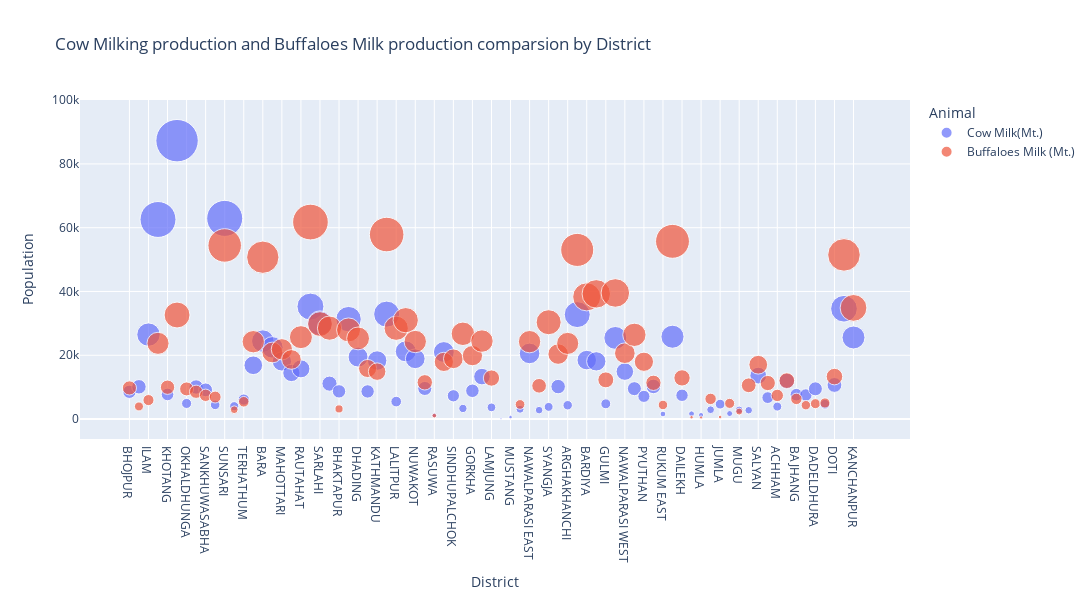

The code cell stored with this chart in its notebook:
### Markdown cell above
from here we can know which population is high in each district sepreately.

### Code cell
# Select the columns to plot
selected_columns = df1[['District','Cow Milk(Mt.)','Buffaloes Milk (Mt.)']]

#Melt the DataFrame to long format
df1_melted = pd.melt(df1, id_vars=['District'], value_vars=['Cow Milk(Mt.)','Buffaloes Milk (Mt.)'],
                    var_name='Animal', value_name='Population')


# Create a bubble chart
fig = px.scatter(df1_melted, x='District', y='Population', size='Population', color='Animal', 
                 hover_name='District', size_max=30, title='Cow Milking production and Buffaloes Milk production comparsion by District',height=600, width=2000)

fig.show()

### Figure 1 — Plotly figure (JSON) as saved in the notebook; plotly's stock layout.template omitted (floating-point values rounded to 4 significant figures)
{"data": [{"hovertemplate": "<b>%{hovertext}</b><br><br>Animal=Cow Milk(Mt.)<br>District=%{x}<br>Population=%{marker.size}<extra></extra>", "hovertext": ["BHOJPUR", "DHANKUTA", "ILAM", "JHAPA", "KHOTANG", "MORANG", "OKHALDHUNGA", "PANCHTHAR", "SANKHUWASABHA", "SOLUKHUMBU", "SUNSARI", "TAPLEJUNG", "TERHATHUM", "UDAYAPUR", "BARA", "DHANUSHA", "MAHOTTARI", "PARSA", "RAUTAHAT", "SAPTARI", "SARLAHI", "SIRAHA", "BHAKTAPUR", "CHITWAN", "DHADING", "DOLAKHA", "KATHMANDU", "KABHREPALAN- CHOK", "LALITPUR", "MAKWANPUR", "NUWAKOT", "RAMECHHAP", "RASUWA", "SINDHULI", "SINDHUPALCHOK", "BAGLUNG", "GORKHA", "KASKI", "LAMJUNG", "MANANG", "MUSTANG", "MYAGDI", "NAWALPARASI EAST", "PARBAT", "SYANGJA", "TANAHUN", "ARGHAKHANCHI", "BANKE", "BARDIYA", "DANG", "GULMI", "KAPILBASTU", "NAWALPARASI WEST", "PALPA", "PYUTHAN", "ROLPA", "RUKUM EAST", "RUPANDEHI", "DAILEKH", "DOLPA", "HUMLA", "JAJARKOT", "JUMLA", "KALIKOT", "MUGU", "RUKUM WEST", "SALYAN", "SURKHET", "ACHHAM", "BAITADI", "BAJHANG", "BAJURA", "DADELDHURA", "DARCHULA", "DOTI", "KAILALI", "KANCHANPUR"], "legendgroup": "Cow Milk(Mt.)", "marker": {"color": "#636efa", "size": [8543, 10117, 26483, 62578, 7716, 87290, 4890, 10050, 9160, 4449, 62917, 4025, 6103, 16861, 24445, 22476, 18071, 14443, 15741, 35271, 30042, 11102, 8678, 31328, 19438, 8662, 18348, 32906, 5478, 21223, 18898, 9592, 1187, 21021, 7294, 3320, 8860, 13312, 3662, 168, 610, 3077, 20579, 2797, 3819, 10175, 4329, 32754, 18487, 18089, 4775, 25436, 14880, 9527, 7112, 10231, 1588, 25820, 7451, 1645, 1261, 2920, 4676, 1724, 2856, 2764, 13622, 6722, 3908, 11886, 7643, 7537, 9476, 4639, 10687, 34589, 25573], "sizemode": "area", "sizeref": 96.99, "symbol": "circle"}, "mode": "markers", "name": "Cow Milk(Mt.)", "orientation": "v", "showlegend": true, "type": "scatter", "x": ["BHOJPUR", "DHANKUTA", "ILAM", "JHAPA", "KHOTANG", "MORANG", "OKHALDHUNGA", "PANCHTHAR", "SANKHUWASABHA", "SOLUKHUMBU", "SUNSARI", "TAPLEJUNG", "TERHATHUM", "UDAYAPUR", "BARA", "DHANUSHA", "MAHOTTARI", "PARSA", "RAUTAHAT", "SAPTARI", "SARLAHI", "SIRAHA", "BHAKTAPUR", "CHITWAN", "DHADING", "DOLAKHA", "KATHMANDU", "KABHREPALAN- CHOK", "LALITPUR", "MAKWANPUR", "NUWAKOT", "RAMECHHAP", "RASUWA", "SINDHULI", "SINDHUPALCHOK", "BAGLUNG", "GORKHA", "KASKI", "LAMJUNG", "MANANG", "MUSTANG", "MYAGDI", "NAWALPARASI EAST", "PARBAT", "SYANGJA", "TANAHUN", "ARGHAKHANCHI", "BANKE", "BARDIYA", "DANG", "GULMI", "KAPILBASTU", "NAWALPARASI WEST", "PALPA", "PYUTHAN", "ROLPA", "RUKUM EAST", "RUPANDEHI", "DAILEKH", "DOLPA", "HUMLA", "JAJARKOT", "JUMLA", "KALIKOT", "MUGU", "RUKUM WEST", "SALYAN", "SURKHET", "ACHHAM", "BAITADI", "BAJHANG", "BAJURA", "DADELDHURA", "DARCHULA", "DOTI", "KAILALI", "KANCHANPUR"], "xaxis": "x", "y": [8543, 10117, 26483, 62578, 7716, 87290, 4890, 10050, 9160, 4449, 62917, 4025, 6103, 16861, 24445, 22476, 18071, 14443, 15741, 35271, 30042, 11102, 8678, 31328, 19438, 8662, 18348, 32906, 5478, 21223, 18898, 9592, 1187, 21021, 7294, 3320, 8860, 13312, 3662, 168, 610, 3077, 20579, 2797, 3819, 10175, 4329, 32754, 18487, 18089, 4775, 25436, 14880, 9527, 7112, 10231, 1588, 25820, 7451, 1645, 1261, 2920, 4676, 1724, 2856, 2764, 13622, 6722, 3908, 11886, 7643, 7537, 9476, 4639, 10687, 34589, 25573], "yaxis": "y"}, {"hovertemplate": "<b>%{hovertext}</b><br><br>Animal=Buffaloes Milk (Mt.)<br>District=%{x}<br>Population=%{marker.size}<extra></extra>", "hovertext": ["BHOJPUR", "DHANKUTA", "ILAM", "JHAPA", "KHOTANG", "MORANG", "OKHALDHUNGA", "PANCHTHAR", "SANKHUWASABHA", "SOLUKHUMBU", "SUNSARI", "TAPLEJUNG", "TERHATHUM", "UDAYAPUR", "BARA", "DHANUSHA", "MAHOTTARI", "PARSA", "RAUTAHAT", "SAPTARI", "SARLAHI", "SIRAHA", "BHAKTAPUR", "CHITWAN", "DHADING", "DOLAKHA", "KATHMANDU", "KABHREPALAN- CHOK", "LALITPUR", "MAKWANPUR", "NUWAKOT", "RAMECHHAP", "RASUWA", "SINDHULI", "SINDHUPALCHOK", "BAGLUNG", "GORKHA", "KASKI", "LAMJUNG", "MANANG", "MUSTANG", "MYAGDI", "NAWALPARASI EAST", "PARBAT", "SYANGJA", "TANAHUN", "ARGHAKHANCHI", "BANKE", "BARDIYA", "DANG", "GULMI", "KAPILBASTU", "NAWALPARASI WEST", "PALPA", "PYUTHAN", "ROLPA", "RUKUM EAST", "RUPANDEHI", "DAILEKH", "DOLPA", "HUMLA", "JAJARKOT", "JUMLA", "KALIKOT", "MUGU", "RUKUM WEST", "SALYAN", "SURKHET", "ACHHAM", "BAITADI", "BAJHANG", "BAJURA", "DADELDHURA", "DARCHULA", "DOTI", "KAILALI", "KANCHANPUR"], "legendgroup": "Buffaloes Milk (Mt.)", "marker": {"color": "#EF553B", "size": [9751, 3957, 5948, 23743, 9978, 32623, 9452, 8560, 7443, 6897, 54433, 2925, 5420, 24252, 50748, 20876, 21873, 18689, 25674, 61770, 29775, 28507, 3178, 27944, 25282, 15849, 14873, 57852, 28472, 30997, 24306, 11514, 1062, 17923, 18899, 26730, 19887, 24456, 12856, 0, 16, 4584, 24266, 10425, 30358, 20373, 23719, 53033, 38311, 39250, 12290, 39538, 20652, 26408, 17965, 11360, 4417, 55723, 12904, 586, 493, 6326, 640, 4914, 2339, 10590, 17031, 11294, 7411, 12054, 6319, 4349, 4822, 5035, 13310, 51472, 34852], "sizemode": "area", "sizeref": 96.99, "symbol": "circle"}, "mode": "markers", "name": "Buffaloes Milk (Mt.)", "orientation": "v", "showlegend": true, "type": "scatter", "x": ["BHOJPUR", "DHANKUTA", "ILAM", "JHAPA", "KHOTANG", "MORANG", "OKHALDHUNGA", "PANCHTHAR", "SANKHUWASABHA", "SOLUKHUMBU", "SUNSARI", "TAPLEJUNG", "TERHATHUM", "UDAYAPUR", "BARA", "DHANUSHA", "MAHOTTARI", "PARSA", "RAUTAHAT", "SAPTARI", "SARLAHI", "SIRAHA", "BHAKTAPUR", "CHITWAN", "DHADING", "DOLAKHA", "KATHMANDU", "KABHREPALAN- CHOK", "LALITPUR", "MAKWANPUR", "NUWAKOT", "RAMECHHAP", "RASUWA", "SINDHULI", "SINDHUPALCHOK", "BAGLUNG", "GORKHA", "KASKI", "LAMJUNG", "MANANG", "MUSTANG", "MYAGDI", "NAWALPARASI EAST", "PARBAT", "SYANGJA", "TANAHUN", "ARGHAKHANCHI", "BANKE", "BARDIYA", "DANG", "GULMI", "KAPILBASTU", "NAWALPARASI WEST", "PALPA", "PYUTHAN", "ROLPA", "RUKUM EAST", "RUPANDEHI", "DAILEKH", "DOLPA", "HUMLA", "JAJARKOT", "JUMLA", "KALIKOT", "MUGU", "RUKUM WEST", "SALYAN", "SURKHET", "ACHHAM", "BAITADI", "BAJHANG", "BAJURA", "DADELDHURA", "DARCHULA", "DOTI", "KAILALI", "KANCHANPUR"], "xaxis": "x", "y": [9751, 3957, 5948, 23743, 9978, 32623, 9452, 8560, 7443, 6897, 54433, 2925, 5420, 24252, 50748, 20876, 21873, 18689, 25674, 61770, 29775, 28507, 3178, 27944, 25282, 15849, 14873, 57852, 28472, 30997, 24306, 11514, 1062, 17923, 18899, 26730, 19887, 24456, 12856, 0, 16, 4584, 24266, 10425, 30358, 20373, 23719, 53033, 38311, 39250, 12290, 39538, 20652, 26408, 17965, 11360, 4417, 55723, 12904, 586, 493, 6326, 640, 4914, 2339, 10590, 17031, 11294, 7411, 12054, 6319, 4349, 4822, 5035, 13310, 51472, 34852], "yaxis": "y"}], "layout": {"height": 600, "legend": {"itemsizing": "constant", "title": {"text": "Animal"}, "tracegroupgap": 0}, "title": {"text": "Cow Milking production and Buffaloes Milk production comparsion by District"}, "width": 2000, "xaxis": {"anchor": "y", "domain": [0, 1], "title": {"text": "District"}}, "yaxis": {"anchor": "x", "domain": [0, 1], "title": {"text": "Population"}}}}
